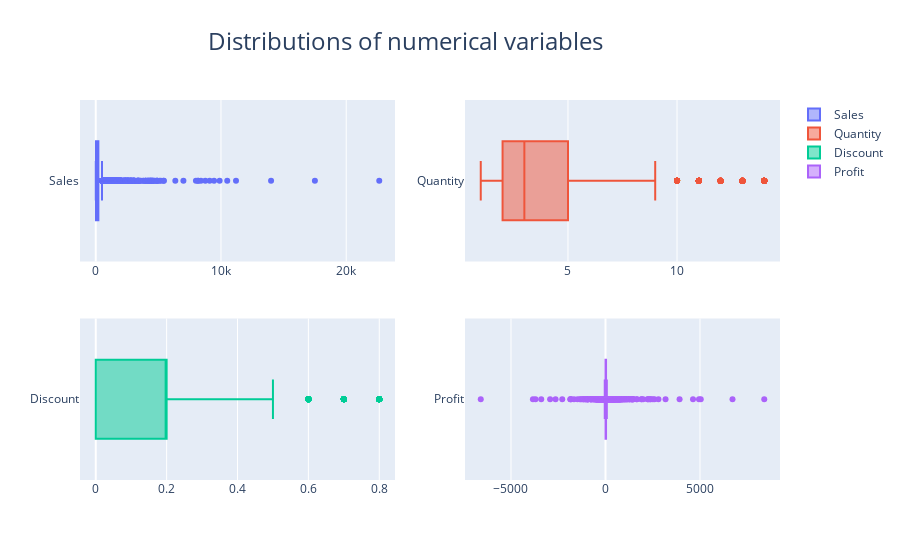

The cell this chart's notebook holds for it:
### Markdown cell above
There's a significant amount of sales with negative profits (or losses). Profit is correlated with discounts, this is also clear in the pair plot, showing that higher discounts tend to have lower profits.

### Code cell
outlier_df = store_df.copy()

plt.subplot(221)
sns.histplot(outlier_df, x="Sales", bins=30,kde=True)

plt.subplot(222)
sns.histplot(outlier_df, x="Quantity", bins=30,kde=True)

plt.subplot(223)
sns.histplot(outlier_df, x="Discount", bins=30,kde=True)

plt.subplot(224)
sns.histplot(outlier_df, x="Profit", bins=30,kde=True)
fig = plt.gcf()
fig.set_size_inches(10,10)

# Distributions of numerical variables before removing outliers
sales = go.Box(x=outlier_df['Sales'],name='Sales')
Quantity = go.Box(x=outlier_df['Quantity'],name='Quantity')
Discount = go.Box(x=outlier_df['Discount'],name='Discount')
Profit = go.Box(x=outlier_df['Profit'],name='Profit')

fig = make_subplots(rows=2, cols=2)
fig.append_trace(sales, row = 1, col = 1)
fig.append_trace(Quantity, row = 1, col = 2)
fig.append_trace(Discount, row = 2, col = 1)
fig.append_trace(Profit, row = 2, col = 2)

fig.update_layout(
    title_text = 'Distributions of numerical variables',
    title_font_size = 24,
    title_x=0.45)

fig.show()

### Figure 1 — Plotly figure (JSON) as saved in the notebook; plotly's stock layout.template omitted (floating-point values rounded to 4 significant figures; data arrays with more than 128 entries replaced by an {"elided": "..."} marker saying what was removed)
{"data": [{"name": "Sales", "type": "box", "x": {"elided": "9994 float values"}, "xaxis": "x", "yaxis": "y"}, {"name": "Quantity", "type": "box", "x": {"elided": "9994 int values"}, "xaxis": "x2", "yaxis": "y2"}, {"name": "Discount", "type": "box", "x": {"elided": "9994 float values"}, "xaxis": "x3", "yaxis": "y3"}, {"name": "Profit", "type": "box", "x": {"elided": "9994 float values"}, "xaxis": "x4", "yaxis": "y4"}], "layout": {"autosize": true, "title": {"font": {"size": 24}, "text": "Distributions of numerical variables", "x": 0.45}, "xaxis": {"anchor": "y", "autorange": true, "domain": [0, 0.45], "range": [-1257.0, 23900.0], "type": "linear"}, "xaxis2": {"anchor": "y2", "autorange": true, "domain": [0.55, 1], "range": [0.2778, 14.72], "type": "linear"}, "xaxis3": {"anchor": "y3", "autorange": true, "domain": [0, 0.45], "range": [-0.04444, 0.8444], "type": "linear"}, "xaxis4": {"anchor": "y4", "autorange": true, "domain": [0.55, 1], "range": [-7433.0, 9233.0], "type": "linear"}, "yaxis": {"anchor": "x", "autorange": true, "domain": [0.575, 1], "range": [-0.5, 0.5], "type": "category"}, "yaxis2": {"anchor": "x2", "autorange": true, "domain": [0.575, 1], "range": [-0.5, 0.5], "type": "category"}, "yaxis3": {"anchor": "x3", "autorange": true, "domain": [0, 0.425], "range": [-0.5, 0.5], "type": "category"}, "yaxis4": {"anchor": "x4", "autorange": true, "domain": [0, 0.425], "range": [-0.5, 0.5], "type": "category"}}}
